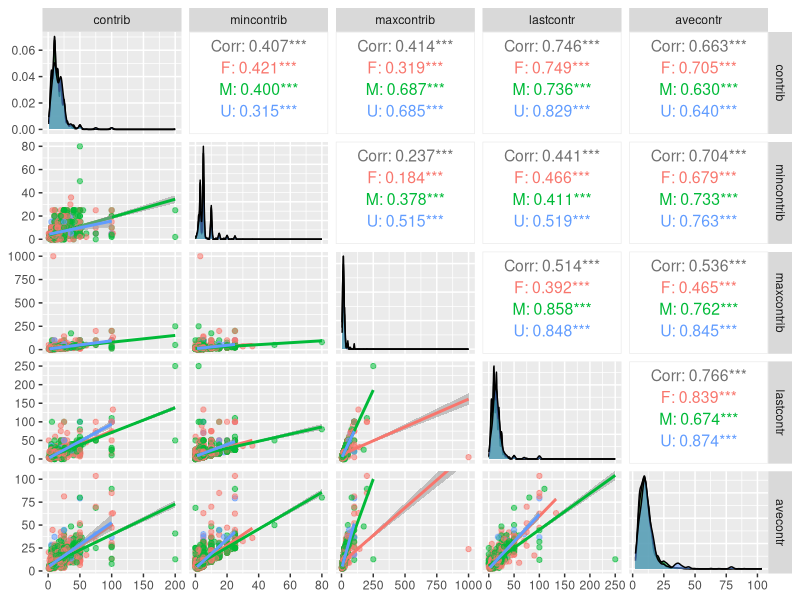
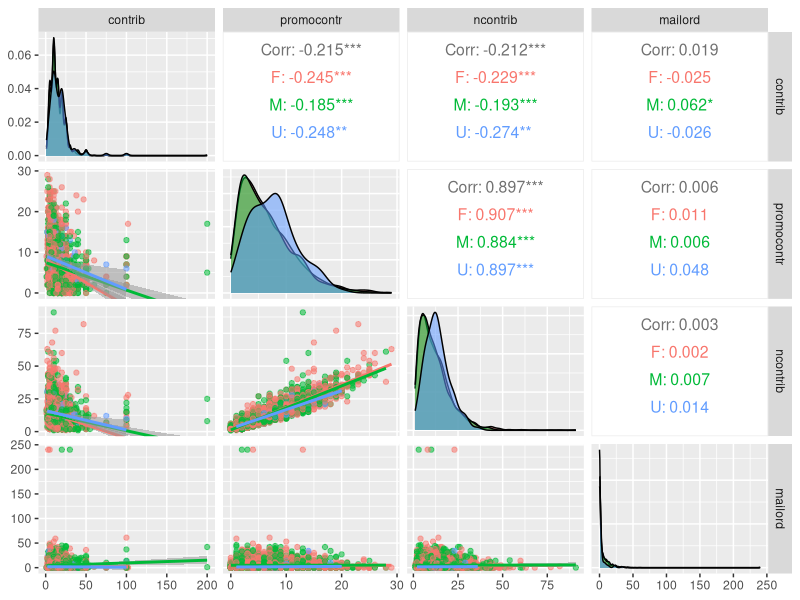
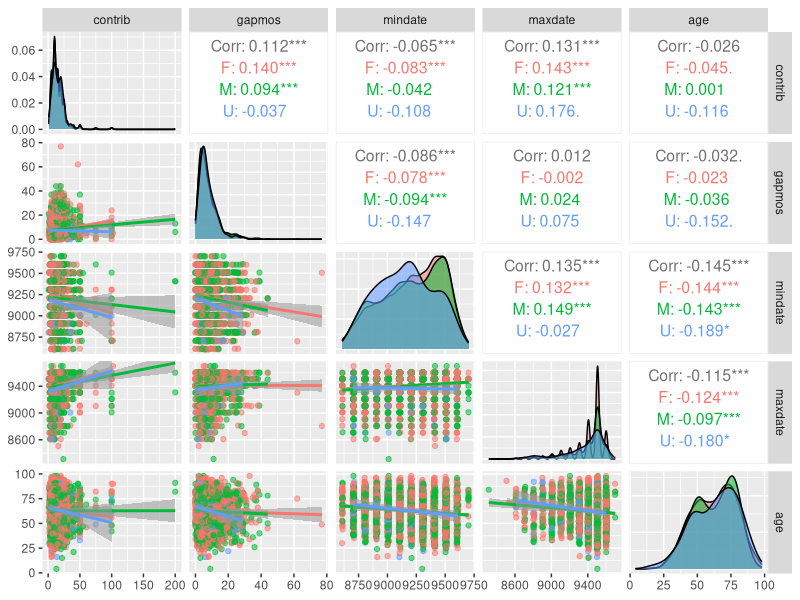

The R source for these figures, in order:
## ---- chunk 1
library(ggplot2)
library(GGally)

knitr::opts_chunk$set(echo = TRUE)
## ---- chunk 2
####
#
#
# Data:
# 1. file "fund-raising.csv"
# 2. file "fund-raising-notes.txt"
#
# contrib     -- the outcome that the model is expected to predict: the donation  
#                  amount ($) associated with the response to the mailing campaign of interest
#                  Type: num
#                  Units: $USD
# gapmos      -- number of months between first and second contributions from this donor
#                  Type: int
#                  Units: Months
# promocontr  -- total number of contributions to promotional mailing campaigns
#                  Type: int
#                  Units: number of contributions
# mincontrib  -- dollar amount of this donor smallest contribution to date
#                  Type: num
#                  Units: $USD
# ncontrib    -- total number of contributions by this donor
#                  Type: int
#                  Units: Number of contributions
# maxcontrib  -- dollar amount of this donor largest contribution to date
#                  Type: num
#                  Units: $USD
# lastcontr   -- dollar amount of this donor most recent contribution
#                  Type: num
#                  Units: $USD
# avecontr    -- average dollar amount of this donor contribution
#                  Type: num
#                  Units: $USD
# mailord     -- total number of times the donor has responded to a mail order
#                  offer other than the study sponsor's
#                  Type: int
#                  Units: Number of contributions
# mindate     -- date (YYMM) of this donor smallest contribution
#                  Type: int
#                  Units: Number of contributions
# maxdate     -- date (YYMM) of this donor largest contribution
#                  Type: int
#                  Units: Number of contributions
# age         -- donor age
#                  Type: int
#                  Units: Number of years
# gender      -- donor gender --> Categorical
#                  Type: Factor
#                  Units: Category Female "F", male "M", Unspecified "U"
##

frcDat <- read.table("../data/fund-raising.csv",sep=",",header=TRUE, as.is = FALSE)
dim(frcDat)

## ---- chunk 3
par(mfrow=c(3, 1))

# Let ggpairs plot $USD continuous variables before analyzing
ggpairs(frcDat, columns = c("contrib", "mincontrib", "maxcontrib", "lastcontr", "avecontr"), 
        upper = list(continuous = wrap("cor", size = 4)),
        lower = list(continuous = "smooth"),
        aes(color = gender,  
            alpha = 0.5)
        )

# Let ggpairs plot INT (number of) continuous variables vs "contrib" before analyzing
ggpairs(frcDat, columns = c("contrib", "promocontr", "ncontrib", "mailord"), 
        upper = list(continuous = wrap("cor", size = 4)),
        lower = list(continuous = "smooth"),
        aes(color = gender,  
            alpha = 0.5)
        )

# Let ggpairs plot time, date or age related continuous variables vs "contrib" before analyzing
ggpairs(frcDat, columns = c("contrib", "gapmos", "mindate", "maxdate", "age"), 
        upper = list(continuous = wrap("cor", size = 4)),
        lower = list(continuous = "smooth"),
        aes(color = gender,  
            alpha = 0.5)
        )


